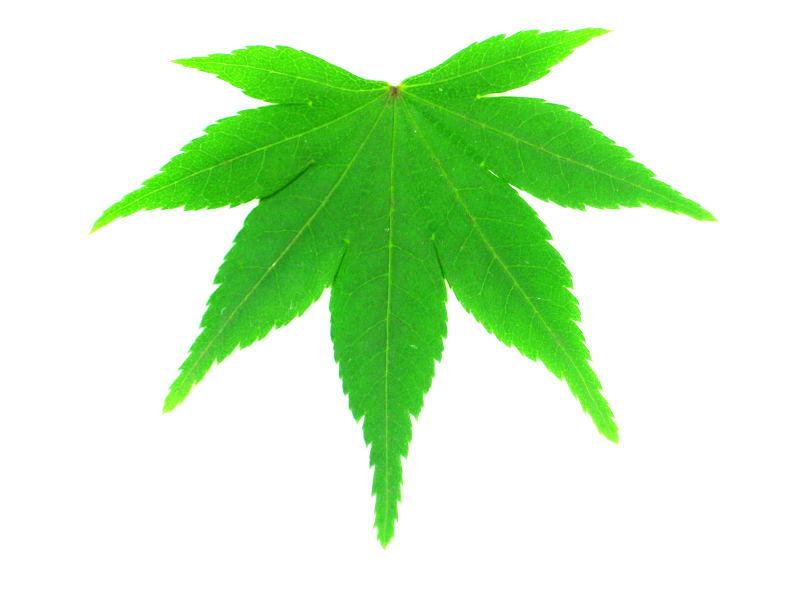
#> input picture notebooks/data/flavia/acer_palmatum/1268.jpg, 1600 x 1200 px (shown at 1/2 size); its folder holds only this picture in this run
$ jupyter execute --allow-errors 'Aula 15 - Classificação de imagens.ipynb'   (shell and % lines are left out)
#> lines starting #> are read from the running program, lines starting #| are printed output that depends on the picture; after the words box and inside, x2 and y2 are one past the last pixel; in counts of white or black regions, pixels touching at a corner belong together; long printed decimals are rounded
SIN-392 - Introdução ao Processamento Digital de Imagens (2022-1)

# Aula 15 - Classificação de imagens

Prof. João Fernando Mari ([*joaofmari.github.io*](https://joaofmari.github.io/))

---

<h1>Índice<span class="tocSkip"></span></h1>
<div class="toc"><ul class="toc-item"><li><span><a href="#Importando-as-bibliotecas-necessarias" data-toc-modified-id="Importando-as-bibliotecas-necessarias-1"><span class="toc-item-num">1&nbsp;&nbsp;</span>Importando as bibliotecas necessarias</a></span></li><li><span><a href="#Um-conjunto-de-imagens-de-folhas" data-toc-modified-id="Um-conjunto-de-imagens-de-folhas-2"><span class="toc-item-num">2&nbsp;&nbsp;</span>Um conjunto de imagens de folhas</a></span></li><li><span><a href="#Carregando-as-imagens-do-dataset" data-toc-modified-id="Carregando-as-imagens-do-dataset-3"><span class="toc-item-num">3&nbsp;&nbsp;</span>Carregando as imagens do dataset</a></span><ul class="toc-item"><li><span><a href="#Convertendo-os-nomes-das-classes-para-indices-numéricos" data-toc-modified-id="Convertendo-os-nomes-das-classes-para-indices-numéricos-3.1"><span class="toc-item-num">3.1&nbsp;&nbsp;</span>Convertendo os nomes das classes para indices numéricos</a></span></li></ul></li><li><span><a href="#Plotando-as-imagens-do-conjunto-de-dados" data-toc-modified-id="Plotando-as-imagens-do-conjunto-de-dados-4"><span class="toc-item-num">4&nbsp;&nbsp;</span>Plotando as imagens do conjunto de dados</a></span></li><li><span><a href="#Extraindo-algumas-caracteristicas-das-imagens" data-toc-modified-id="Extraindo-algumas-caracteristicas-das-imagens-5"><span class="toc-item-num">5&nbsp;&nbsp;</span>Extraindo algumas caracteristicas das imagens</a></span><ul class="toc-item"><li><span><a href="#Plotando-um-subconjunto-de-imagens-segmentadas-de-cada-classe" data-toc-modified-id="Plotando-um-subconjunto-de-imagens-segmentadas-de-cada-classe-5.1"><span class="toc-item-num">5.1&nbsp;&nbsp;</span>Plotando um subconjunto de imagens segmentadas de cada classe</a></span></li><li><span><a href="#Plotando-as-caracteristicas-obtidas" data-toc-modified-id="Plotando-as-caracteristicas-obtidas-5.2"><span class="toc-item-num">5.2&nbsp;&nbsp;</span>Plotando as caracteristicas obtidas</a></span></li></ul></li><li><span><a href="#Normalizando-as-caracteristicas" data-toc-modified-id="Normalizando-as-caracteristicas-6"><span class="toc-item-num">6&nbsp;&nbsp;</span>Normalizando as caracteristicas</a></span><ul class="toc-item"><li><span><a href="#Plotando-as-caracteristicas-normalizadas" data-toc-modified-id="Plotando-as-caracteristicas-normalizadas-6.1"><span class="toc-item-num">6.1&nbsp;&nbsp;</span>Plotando as caracteristicas normalizadas</a></span></li></ul></li><li><span><a href="#Validação-cruzada-Hold-out" data-toc-modified-id="Validação-cruzada-Hold-out-7"><span class="toc-item-num">7&nbsp;&nbsp;</span>Validação cruzada Hold-out</a></span><ul class="toc-item"><li><span><a href="#Normalização-das-caracteristicas" data-toc-modified-id="Normalização-das-caracteristicas-7.1"><span class="toc-item-num">7.1&nbsp;&nbsp;</span>Normalização das caracteristicas</a></span></li></ul></li><li><span><a href="#Classificando-usando-K-vizinhos-mais-próximos" data-toc-modified-id="Classificando-usando-K-vizinhos-mais-próximos-8"><span class="toc-item-num">8&nbsp;&nbsp;</span>Classificando usando K-vizinhos mais próximos</a></span></li><li><span><a href="#Avaliando-o-modelo" data-toc-modified-id="Avaliando-o-modelo-9"><span class="toc-item-num">9&nbsp;&nbsp;</span>Avaliando o modelo</a></span><ul class="toc-item"><li><span><a href="#Calcula-e-plota-a-matriz-de-confusão-e-o-relatório-de-treinamento" data-toc-modified-id="Calcula-e-plota-a-matriz-de-confusão-e-o-relatório-de-treinamento-9.1"><span class="toc-item-num">9.1&nbsp;&nbsp;</span>Calcula e plota a matriz de confusão e o relatório de treinamento</a></span></li></ul></li><li><span><a href="#Bibliografia" data-toc-modified-id="Bibliografia-10"><span class="toc-item-num">10&nbsp;&nbsp;</span>Bibliografia</a></span></li></ul></div>

## Importando as bibliotecas necessarias
---

[cell 1]
import os

import numpy as np
from skimage import util, transform, filters, color, measure, morphology
from sklearn import model_selection, neighbors, metrics

import matplotlib.pyplot as plt
import seaborn as sns
import pandas as pd

## Um conjunto de imagens de folhas
---
* Flavia leaf dataset:
    * http://flavia.sourceforge.net/
    * 1.907 imagens
    * 33 classes

[cell 2]
# Caminho para o conjunto de dados
# 3 classes do conjunto Flávia
# --------------------------------

# Conjunto reduzido - 6 imagens
#### ds_path = 'data/flavia_toy'

# Conjunto completo
ds_path = 'data/flavia'

print(ds_path)

## Carregando as imagens do dataset

[cell 3]
# Lista as pastas na pasta 'ds_path' (classes)
classes_list = os.listdir(ds_path)

# Lista com as imagens no dataset
image_list = []
# Lista com os rótulos das imagens
label_list = []

filename_list_ = []

# Percorre as classes do dataset
for classe in classes_list:

    # Listagem de todas as imagens na pasta daquela classe
    filename_list = os.listdir(os.path.join(ds_path, classe))

    for filename in filename_list:
        # Carrega a imagem
        img_temp = plt.imread(os.path.join(ds_path, classe, filename))
#> img_temp is the input picture: shape (1200, 1600, 3); mean R, G, B 205.5, 239, 197.1

        # Redimensiona a imagem para 1/4 do tamanho original
        img_temp = transform.resize(img_temp, (img_temp.shape[0]//4, img_temp.shape[1]//4), anti_aliasing=True)
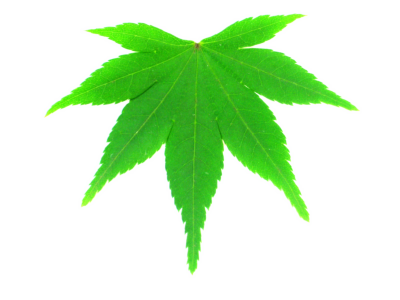
#> img_temp: shape (300, 400, 3) float64; mean R, G, B 0.806, 0.937, 0.773

        # Adiciona a imagem a lista de imagens
        image_list.append(img_temp)

        # Adiciona o rótulo da imagem à lista de rótulos
        label_list.append(classe)

        # Adiciona o nome da imagem à uma lista (para fins de visualização)
        filename_list_.append(filename)
#> pass 2 of the loop `for classe in classes_list:`:
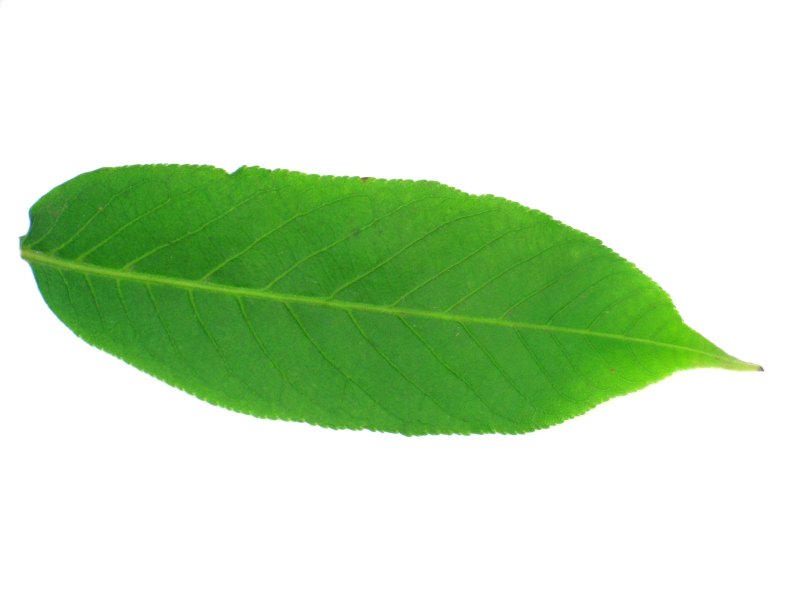
#> input picture notebooks/data/flavia/aesculus_chinensis/1060.jpg, 1600 x 1200 px (shown at 1/2 size)
#> img_temp is the input picture: shape (1200, 1600, 3); mean R, G, B 201.9, 225.9, 193.2
#> `img_temp = transform.resize(img_temp, (img_temp.shape[0]//4, img_temp...`:
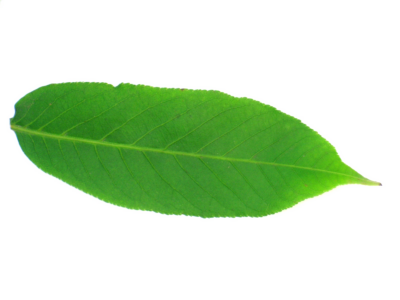
#> img_temp: shape (300, 400, 3) float64; mean R, G, B 0.792, 0.886, 0.758

[cell 4]
# Lista com os rótulso das imagens
print(label_list)

### Convertendo os nomes das classes para indices numéricos

[cell 5]
# Indices das classes dos objetos do dataset
_, _, label_list_idx = np.unique(label_list, return_index=True, return_inverse=True)

print(type(label_list_idx))
print(label_list_idx)

label_list_idx = np.array(label_list_idx)

## Plotando as imagens do conjunto de dados
---

[cell 6]
# Seleciona apenas as primeiras N imagens de cada classe
image_list_temp = []
filename_list_temp = []

# Itera pelo número de classes
for i in range(3):
    # As 6 primeiras ocorrencias em que label lista é igual a 'i'.
    image_list_temp += [image_list[j] for j in np.where(label_list_idx==i)[0][:6]]
    filename_list_temp += [filename_list_[j] for j in np.where(label_list_idx==i)[0][:6]]
#> after the loop, filename_list_temp = ['1268.jpg', '1060.jpg']

fig, ax  = plt.subplots(3, 6, figsize=(9, 5))
for i, (image, filename) in enumerate(zip(image_list_temp, filename_list_temp)):
    ax[i//6, i%6].imshow(image, vmin=0, vmax=255)
    ax[i//6, i%6].set_title(str(filename))
#> this loop made 2 passes
#> filename on passes 1 to 2: '1268.jpg', '1060.jpg'
    ### ax[i//6, i%6].axis('off')

fig.tight_layout()
plt.show()
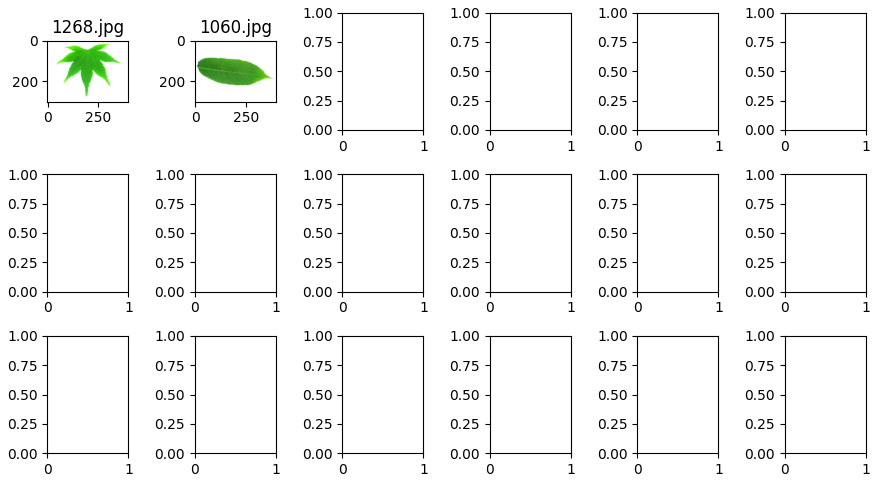
#> figure drawn by matplotlib, 2 panels

## Extraindo algumas caracteristicas das imagens
----
* Vamos extrair algumas caracteristicas de forma dos objetos nas imagens.

[cell 7]
# Arranjo 2D com as caracteristicas das imagens
#  [[média do canal R, média do canal G, média do canal B]]
feature_mat = []

# Lista com as imagens segmentadas (binárias)
seg_list = []

# Lista com os rótulos das imagens
list_label = []

for i, (image, label) in enumerate(zip(image_list, label_list)):
    # DEBUG
    print('Imagem {} - classe {}'.format(i, label))

    # Adiciona o rótulos (label) da imagem à lista
    list_label.append(label)

    # Segmenta a imagem
    # --------------------------------------------------
    # Converte a imagem para float
    img_float = util.img_as_float(image)
    # DEBUG
    ## print(img_float.shape, img_float.min(), img_float.max())

    # Converte imagem para níveis de cinza
    img_float = color.rgb2gray(img_float)

    # Segmentação por limiarização usando Otsu
    img_seg = img_float < filters.threshold_otsu(img_float)
    # DEBUG
    ### print(img_seg.shape, img_seg.min(), img_seg.max())

    img_seg = morphology.remove_small_objects(img_seg, 10000)

    # Adiciona a imagem segmentada à lista.
    seg_list.append(img_seg)

    # Calcula a imagem de rótulos
    im_lbl = measure.label(img_seg)

    # Calcula uma lista de propriedades (caracteristicas) dos objetos na imagem
    props = measure.regionprops(im_lbl)

    ###print(len(props))
    if len(props) != 1:
        print(f'ERRO de segmentação: {len(props)}')

    for prop in props:
        # Prop. 0: Area
        area = prop.area

        if area < 10000:
            # Evita objetos com menos de 10000 pixels.
            continue

        # DEBUG
        ### print('Area: %i' % (prop.area) )

        # Prop. 1: Maior eixo
        major_axis = prop.major_axis_length

        # Prop. 2: Menor eixo
        minor_axis = prop.minor_axis_length

        # Prop. 3: Solidez
        solidity = prop.solidity

        # Prop. 1: Excentricidade
        eccentricity = prop.eccentricity

        # Monta o vetor de caracteristicas deste objeto.
        feature_list = [area, major_axis, minor_axis, solidity, eccentricity]

    # Adiciona as caracteristicas desta imagem na matriz de caracteristicas
    feature_mat.append(feature_list)
#> this loop made 2 passes
#> label on passes 1 to 2: 'acer_palmatum', 'aesculus_chinensis'
#| Imagem 0 - classe acer_palmatum
#| Imagem 1 - classe aesculus_chinensis
#> pass 1, `img_float = color.rgb2gray(img_float)`:
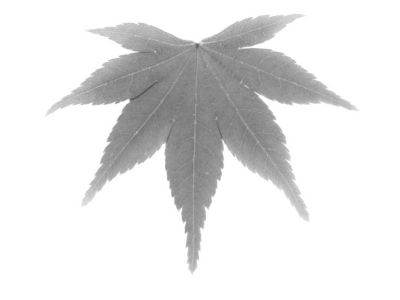
#> img_float: shape (300, 400) float64; min 0.336, max 1, mean 0.898
#> pass 1, `img_seg = img_float < filters.threshold_otsu(img_float)`:
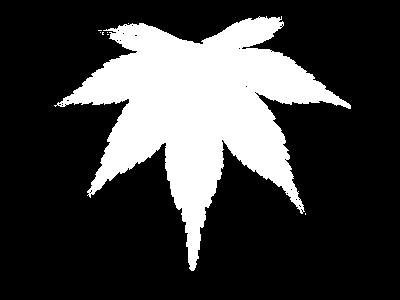
#> img_seg: shape (300, 400) bool; 24.5% white; 8 white regions (7 under 20 px), largest, box (x1, y1, x2, y2) and area: (54, 16, 351, 271) 29343
#> after the loop:
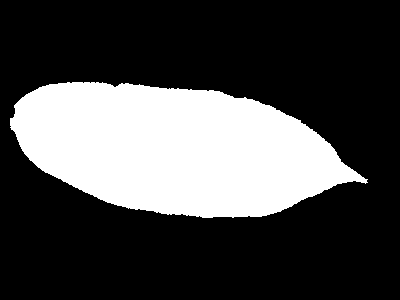
#> im_lbl: shape (300, 400) int32; values 0 (black) and 1 (white), 28.3% white; 1 white region, box (x1, y1, x2, y2) and area: (10, 82, 368, 218) 33971
#> after the loop:
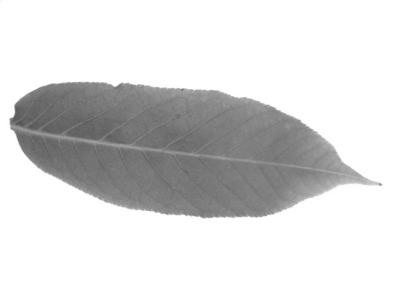
#> img_float: shape (300, 400) float64; min 0.327, max 1, mean 0.856
#> after the loop, feature_mat = [[29335, 232.2, 199.5, 0.556, 0.511], [33971, 340.6, 127.8, 0.968, 0.927]]; list_label = ['acer_palmatum', 'aesculus_chinensis']; seg_list = 2 items

[cell 8]
# Converte a lista de caracteristicas para um arranjo NumPy
feature_map = np.array(feature_mat)
#> feature_map has the same summary as feature_mat
# DEBUG
with np.printoptions(precision=4, suppress=True):
    print(feature_map)
#| [[29335.       232.1757   199.5064     0.5558     0.5115]
#|  [33971.       340.605    127.7582     0.9678     0.927 ]]

# Nomes das caracteristicas computadas
features = ['area', 'major_axis', 'minor_axis', 'solidity', 'eccentricity']

[cell 9]
# Algumas estatisticas sobre o conjunto de caracteristicas
with np.printoptions(precision=4, suppress=True):
    print(feature_map.min(0))
#| [29335.       232.1757   127.7582     0.5558     0.5115]
    print(feature_map.max(0))
#| [33971.       340.605    199.5064     0.9678     0.927 ]
    print(feature_map.mean(0))
#| [31653.       286.3903   163.6323     0.7618     0.7192]
    print(feature_map.std(0))
#| [2318.       54.2147   35.8741    0.206     0.2078]

### Plotando um subconjunto de imagens segmentadas de cada classe

[cell 10]
# Seleciona apenas as primeiras N imagens de cada classe
seg_list_temp = []
filename_list_temp = []

# Itera pelo número de classes
for i in range(3):
    # As 6 primeiras ocorrencias em que label lista é igual a 'i'.
    seg_list_temp += [seg_list[j] for j in np.where(label_list_idx==i)[0][:6]]
    filename_list_temp += [filename_list_[j] for j in np.where(label_list_idx==i)[0][:6]]

fig, ax  = plt.subplots(3, 6, figsize=(9, 6))
for i, (image, filename) in enumerate(zip(seg_list_temp, filename_list_temp)):
    ax[i//6, i%6].imshow(image, cmap='gray')
    ax[i//6, i%6].set_title(str(filename))

    ax[i//6, i%6].axis('off')

fig.tight_layout()
plt.show()

### Plotando as caracteristicas obtidas

[cell 11]
df = pd.DataFrame(feature_map, columns=features)
#> df = table of 2 rows and 5 columns

df['class'] = label_list

print(df)
#|       area  major_axis  minor_axis  solidity  eccentricity               class
#| 0  29335.0  232.176  199.506  0.5558      0.5115       acer_palmatum
#| 1  33971.0  340.605  127.758  0.9678      0.927  aesculus_chinensis

[cell 12]
g = sns.PairGrid(df, hue='class', vars=features)
g.fig.set_size_inches(8, 8)
g.map_diag(sns.histplot)
g.map_offdiag(sns.scatterplot)
g.add_legend()
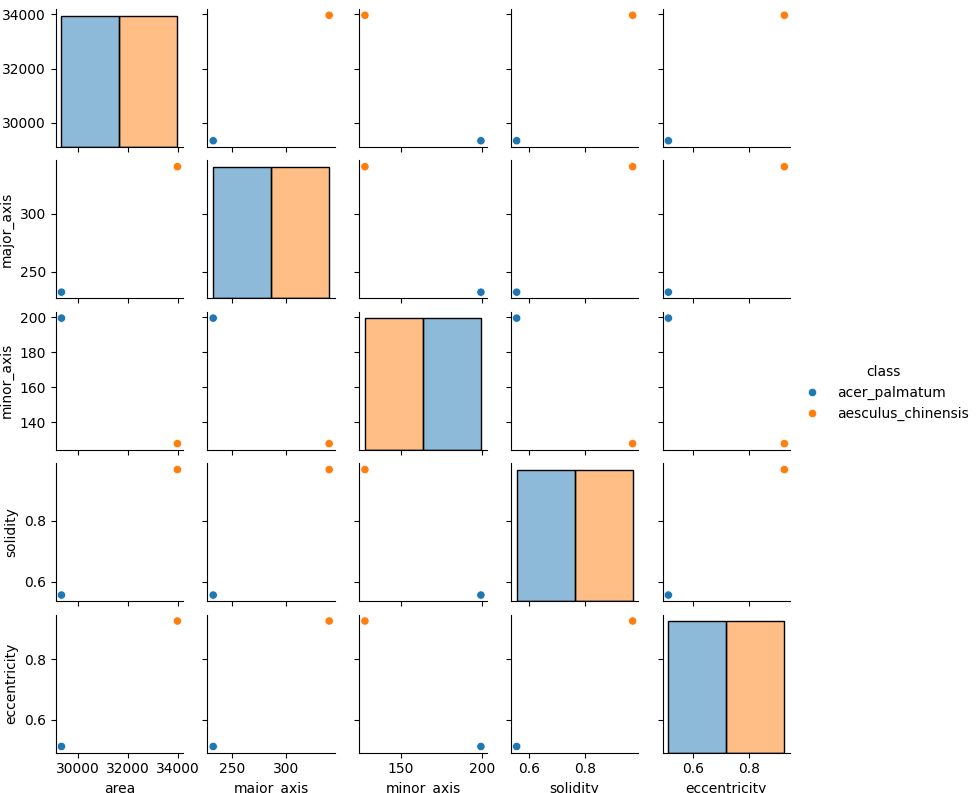
#> figure drawn by matplotlib, 25 panels

## Normalizando as caracteristicas
---

* As caracteristicas obtidas podem apresentar faixas de valores muito diferentes. Isso pode dificultar o treinamento do modelo.
    * Neste exemplo, a faixa de valores da 'area' vai de 17.644 até 62.862, aproximadamente, já a faixa de valores da circularidade vai de 0,0 até 1,0.
* A normalização transforma as caracteristicas de forma que elas estajem em faixas de valores equivalentes.
* A transformada normal de caracteristicas consistem em subtrair a média do conjunto de dados e, em seguida, dividir pelo desvio padrão.
    * A transformada normal de caracteristicas gera um conjunto de dados com média zero e desvio padrão 1.

[cell 13]
# Média das caracteristicas do conjunto de imagens
print(feature_map.mean(0))
#| [3.16530000e+04 2.86390340e+02 1.63632273e+02 7.61818214e-01
#|  7.19237631e-01]
# Desvio padrão das caracteroisticas do conjunto de imagens
print(feature_map.std(0))
#| [2.31800000e+03 5.42146881e+01 3.58740924e+01 2.05988971e-01
#|  2.07750007e-01]

# Transformada Normal de Caracteristicas
feature_map_norm = (feature_map - feature_map.mean(0)) / feature_map.std(0)
#> feature_map_norm = [[-1, -1, 1, -1, -1], [1, 1, -1, 1, 1]]

print(feature_map_norm)
#| [[-1. -1.  1. -1. -1.]
#|  [ 1.  1. -1.  1.  1.]]

### Plotando as caracteristicas normalizadas

[cell 14]
df_norm = pd.DataFrame(feature_map_norm, columns = features)
#> df_norm = table of 2 rows and 5 columns

df_norm['class'] = label_list
print(df_norm)
#|    area  major_axis  minor_axis  solidity  eccentricity               class
#| 0  -1.0        -1.0         1.0      -1.0          -1.0       acer_palmatum
#| 1   1.0         1.0        -1.0       1.0           1.0  aesculus_chinensis

[cell 15]
g = sns.PairGrid(df_norm, hue='class', vars=features)
g.fig.set_size_inches(8, 8)
g.map_diag(sns.histplot)
g.map_offdiag(sns.scatterplot)
g.add_legend()
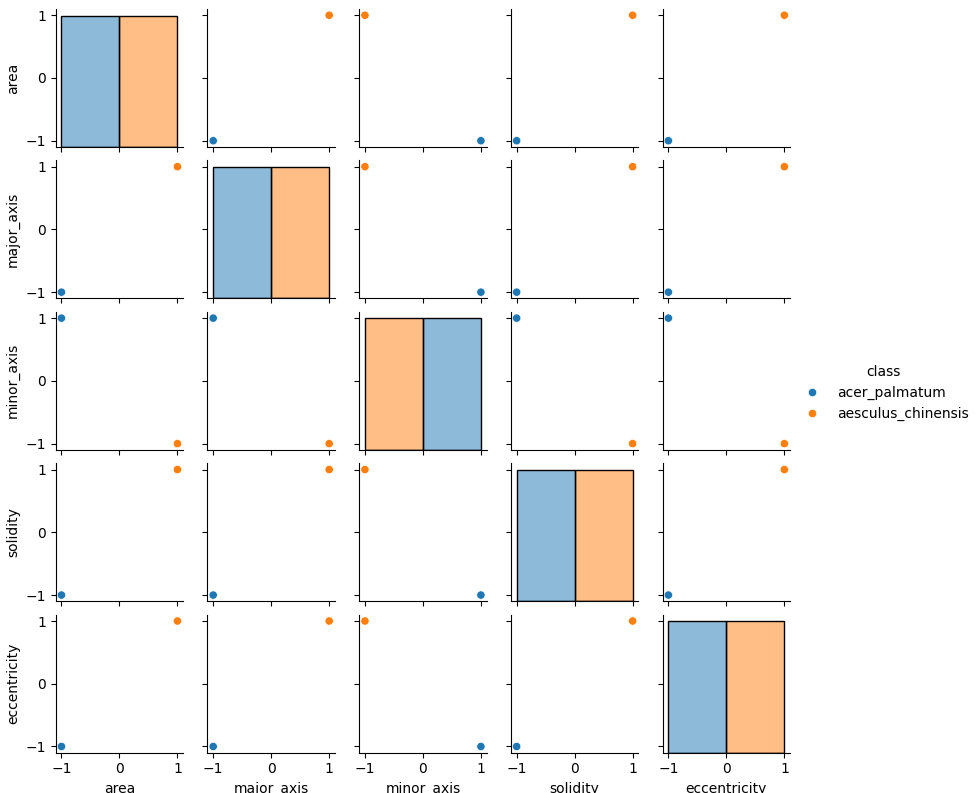
#> figure drawn by matplotlib, 25 panels

## Validação cruzada Hold-out
---

* Separa o conjunto de dados em subconjuntos para treinamento, validação e testes.
    * Neste exemplo, por motivos de simplificação, vamos dividir em treino e testes apenas.

[cell 16]
# Selecionamos apenas duas caracteristicas: Área e maior-eixo
feature_map_ok = feature_map[:,0:2]
#> feature_map_ok = [[29335, 232.2], [33971, 340.6]]

[cell 17]
# Separa o conjunto de dados em 'feature_map_ok', de acordo com 'label_list'.
# 30% das imagens vão para o conjunto de testes.
X_train, X_test, y_train, y_test = model_selection.train_test_split(feature_map_ok,
                                                                    label_list,
                                                                    test_size=0.3,
                                                                    random_state=42)
#> X_train = [[29335, 232.2]]; X_test = [[33971, 340.6]]; y_train = ['acer_palmatum']; y_test = ['aesculus_chinensis']

### Normalização das caracteristicas

* A normalização **não** deve ser realizada sobre todo o conjunto de dados.
    * A normalização deve ser realizada após a divisão do conjunto para a validação cruzada.
    * O conjunto de testes não deve ser acessado, nem direta nem indiretamente, durante o treinamento ou durante o ajuste de hiperparâmetros. Ele deve permanecer intocado durante o treinamento e ajuste de hiperparâmetros.
    * A normalização do conjunto de treinamento e também do conjunto de testes deve ser realizado usando a média e o desvio padrão do conjunto de treinamento apenas.

[cell 18]
# Média das caracteristicas do conjunto de treinamento
X_train_mean = X_train.mean(0)
#> X_train_mean = [29335, 232.2]
print(X_train.mean(0))
#| [29335.           232.176]
# Desvio padrão das caracteristicas do conjunto de treinamento
X_train_std = X_train.std(0)
#> X_train_std = [0, 0]
print(X_train.std(0))
#| [0. 0.]

# Transformada Normal de Caracteristicas
X_train_norm = (X_train - X_train_mean) / X_train_std
#> X_train_norm = [[nan, nan]]
X_test_norm = (X_test - X_train_mean) / X_train_std
#> X_test_norm = [[inf, inf]]

print(X_train_norm)
#| [[nan nan]]
print(X_test_norm)
#| [[inf inf]]
